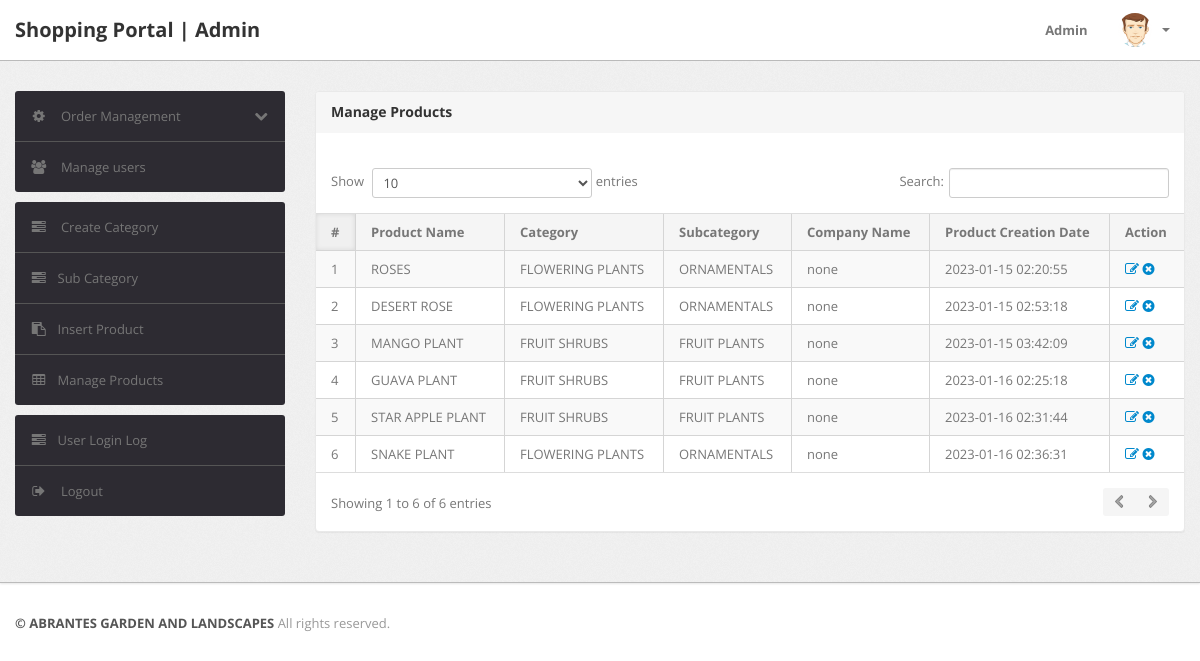
/admin/manage-products.php (signed in), run on the app's committed database.
### tables this page shows
CREATE TABLE `products` (
  `id` int(11) NOT NULL,
  `category` int(11) NOT NULL,
  `subCategory` int(11) DEFAULT NULL,
  `productName` varchar(255) DEFAULT NULL,
  `productCompany` varchar(255) DEFAULT NULL,
  `productPrice` int(11) DEFAULT NULL,
  `productPriceBeforeDiscount` int(11) DEFAULT NULL,
  `productDescription` longtext DEFAULT NULL,
  `productImage1` varchar(255) DEFAULT NULL,
  `productImage2` varchar(255) DEFAULT NULL,
  `productImage3` varchar(255) DEFAULT NULL,
  `shippingCharge` int(11) DEFAULT NULL,
  `productAvailability` varchar(255) DEFAULT NULL,
  `postingDate` timestamp NULL DEFAULT current_timestamp(),
  `updationDate` varchar(255) DEFAULT NULL
);

CREATE TABLE `category` (
  `id` int(11) NOT NULL,
  `categoryName` varchar(255) DEFAULT NULL,
  `categoryDescription` longtext DEFAULT NULL,
  `creationDate` timestamp NOT NULL DEFAULT current_timestamp(),
  `updationDate` varchar(255) DEFAULT NULL
);

CREATE TABLE `subcategory` (
  `id` int(11) NOT NULL,
  `categoryid` int(11) DEFAULT NULL,
  `subcategory` varchar(255) DEFAULT NULL,
  `creationDate` timestamp NULL DEFAULT current_timestamp(),
  `updationDate` varchar(255) DEFAULT NULL
);

### admin/manage-products.php (the view, shortened to what this page needs)
<?php
include('include/config.php');
if(strlen($_SESSION['alogin'])==0)
	{
header('location:index.php');
}
else{
?>
<!DOCTYPE html>
<html lang="en">
<head>
	<link type="text/css" href="bootstrap/css/bootstrap.min.css" rel="stylesheet">
	<link type="text/css" href="bootstrap/css/bootstrap-responsive.min.css" rel="stylesheet">
	<link type="text/css" href="css/theme.css" rel="stylesheet">
	<link type="text/css" href="images/icons/css/font-awesome.css" rel="stylesheet">
</head>
<body>
<?php include('include/header.php');?>
	<div class="wrapper">
		<div class="container">
			<div class="row">
<?php include('include/sidebar.php');?>
			<div class="span9">
					<div class="content">
	<div class="module">
							<div class="module-head">
								<h3>Manage Products</h3>
							</div>
							<div class="module-body table">
									<br />
								<table cellpadding="0" cellspacing="0" border="0" class="datatable-1 table table-bordered table-striped	 display" width="100%">
									<thead>
										<tr>
											<th>#</th>
											<th>Product Name</th>
											<th>Category </th>
											<th>Subcategory</th>
											<th>Company Name</th>
											<th>Product Creation Date</th>
											<th>Action</th>
										</tr>
									</thead>
									<tbody>
<?php $query=mysqli_query($con,"select products.*,category.categoryName,subcategory.subcategory from products join category on category.id=products.category join subcategory on subcategory.id=products.subCategory");
$cnt=1;
while($row=mysqli_fetch_array($query))
{
?>
										<tr>
											<td><?php echo htmlentities($cnt);?></td>
											<td><?php echo htmlentities($row['productName']);?></td>
											<td><?php echo htmlentities($row['categoryName']);?></td>
											<td> <?php echo htmlentities($row['subcategory']);?></td>
											<td><?php echo htmlentities($row['productCompany']);?></td>
											<td><?php echo htmlentities($row['postingDate']);?></td>
											<td>
											<a href="edit-products.php?id=<?php echo $row['id']?>" ><i class="icon-edit"></i></a>
											<a href="manage-products.php?id=<?php echo $row['id']?>&del=delete" onClick="return confirm('Are you sure you want to delete?')"><i class="icon-remove-sign"></i></a></td>
										</tr>
										<?php $cnt=$cnt+1; } ?>
								</table>
							</div>
						</div>
					</div>
				</div>
			</div>
		</div>
	</div>
<?php include('include/footer.php');?>
</body>
<?php } ?>

### data on the page
products: productName "ROSES", category.categoryName "FLOWERING PLANTS", subcategory.subcategory "ORNAMENTALS", productCompany "none", postingDate "2023-01-15 02:20:55"
products: productName "DESERT ROSE", category.categoryName "FLOWERING PLANTS", subcategory.subcategory "ORNAMENTALS", productCompany "none", postingDate "2023-01-15 02:53:18"
products: productName "MANGO PLANT", category.categoryName "FRUIT SHRUBS", subcategory.subcategory "FRUIT PLANTS", productCompany "none", postingDate "2023-01-15 03:42:09"
products: productName "GUAVA PLANT", category.categoryName "FRUIT SHRUBS", subcategory.subcategory "FRUIT PLANTS", productCompany "none", postingDate "2023-01-16 02:25:18"
products: productName "STAR APPLE PLANT", category.categoryName "FRUIT SHRUBS", subcategory.subcategory "FRUIT PLANTS", productCompany "none", postingDate "2023-01-16 02:31:44"
products: productName "SNAKE PLANT", category.categoryName "FLOWERING PLANTS", subcategory.subcategory "ORNAMENTALS", productCompany "none", postingDate "2023-01-16 02:36:31"
